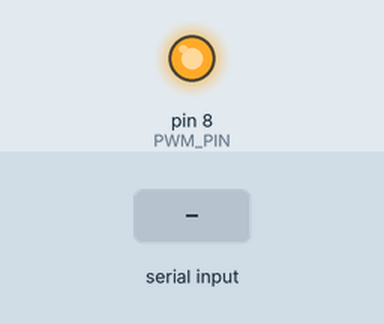
This sketch was run on a simulated Arduino Uno, built with avr-gcc and run on an emulated ATmega328P. Parts: output pins drawn as LEDs (lit = HIGH). The inputs (shaded band) are chosen by the test bench.

Above: at 1.2 s.
1.3 s: "90,45\n" received over Serial
At 2.8 s:
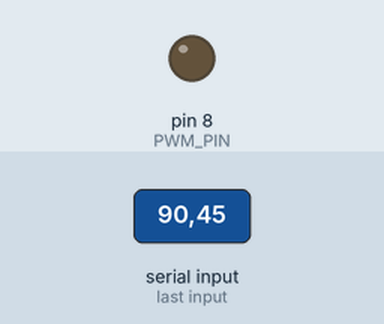
Timing chart, 0 to 4.3 s (numbered marks = the images above; inputs shaded):
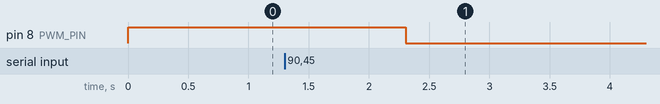

The sketch:

interrupt_driven_431.ino
```cpp
// snippet: interrupt_driven_431
// tags: avr/io, avr/interrupt
// boards: avr
// library: avr/io, avr/interrupt
// description: Generate a software PWM on pin 8 using Timer2 CTC interrupts at 20 kHz (50 µs period)
// prompts: generate, software, timer2, interrupts, period), control
// verified: compile-only
// source: kd-generated (id 431)
// exact-include: avr/io.h, avr/interrupt.h

#include <avr/io.h>
#include <avr/interrupt.h>

const int PWM_PIN = 8;
volatile uint8_t dutyCycle = 128;  // Initial duty cycle of 50%

void setup() {
  pinMode(PWM_PIN, OUTPUT);
  Serial.begin(9600);

  // Timer2 setup for CTC mode
  TCCR2A = (1 << WGM21);  // CTC mode
  TCCR2B = (1 << CS22) | (1 << CS21);  // Prescaler 256
  // For 20kHz with 16MHz clock and prescaler 256:
  // OCR2A = (F_CPU / (2 * frequency * prescaler)) - 1 = (16000000 / (2 * 20000 * 256)) - 1 = 1.95 - 1 ≈ 1
  // Using OCR2A=1 gives ~31.25kHz, OCR2A=2 gives ~20.83kHz
  // For 20kHz target, use OCR2A=2 (actual: 16MHz/(256*3) = 20.83kHz)
  OCR2A = 2;  // Correct value for ~20kHz with prescaler 256
  TIMSK2 |= (1 << OCIE2A);  // Enable CTC interrupt
  sei();  // Enable global interrupts
}

ISR(TIMER2_COMPA_vect) {
  static uint8_t count = 0;
  count++;
  if (count >= 3) count = 0;  // Reset count (OCR2A+1 = 3)

  if (count < dutyCycle) {
    digitalWrite(PWM_PIN, HIGH);
  } else {
    digitalWrite(PWM_PIN, LOW);
  }
}

void loop() {
  if (Serial.available() > 0) {
    dutyCycle = Serial.parseInt();
    if (dutyCycle > 255) dutyCycle = 255;
    if (dutyCycle < 0) dutyCycle = 0;
  }
}
```

Measured:
- after the input at 1.3 s, pin 8 (PWM_PIN): HIGH → LOW after 1.0 s
